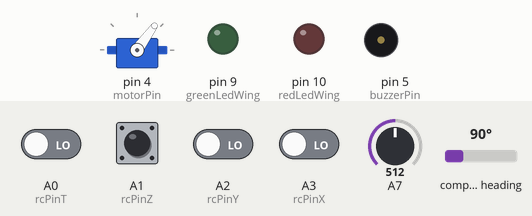
Bench run of a sketch on a simulated Arduino Nano, built with avr-gcc and run on an emulated ATmega328P. Shown: servo, output pins drawn as LEDs (lit = HIGH), buzzer (waves = sounding, pin HIGH). Inputs (shaded band) come from the test bench; at power-on: A0 (rcPinT), A1 (rcPinZ), A2 (rcPinY), A3 (rcPinX) LOW, A7 = 512, compass heading 90°.

Above: at 1.7 s.
1.8 s: A7 set to 491
3.3 s: A7 set to 464
At 4.5 s:
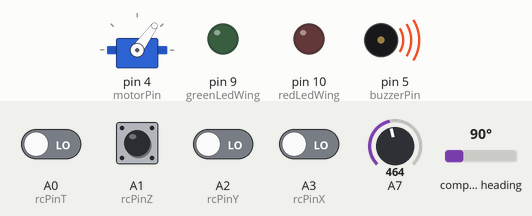
4.8 s: A7 set to 511
At 6.0 s:
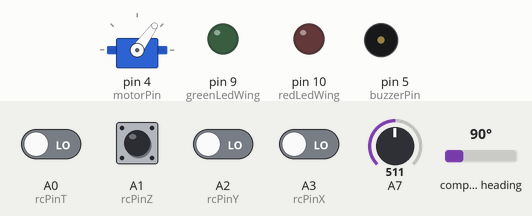
6.3 s: A7 set to 350
At 7.5 s:
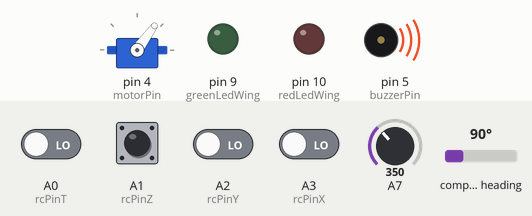
7.8 s: A1 (rcPinZ) pulsed HIGH 2 times (0.12 s each, 0.3 s apart)
At 8.4 s:
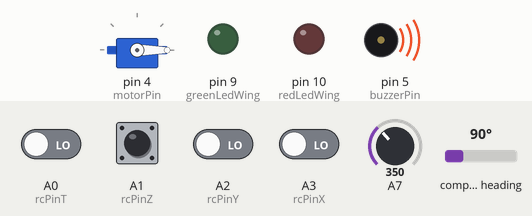
9.9 s: A7 set to 331
11.4 s: A7 set to 303
At 12.0 s:
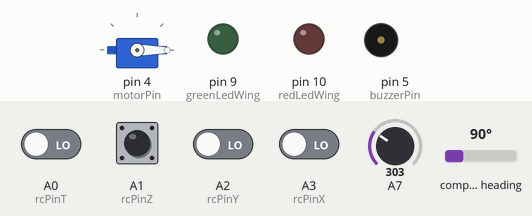
Timing chart, 0 to 13.9 s (numbered marks = the images above; inputs shaded):
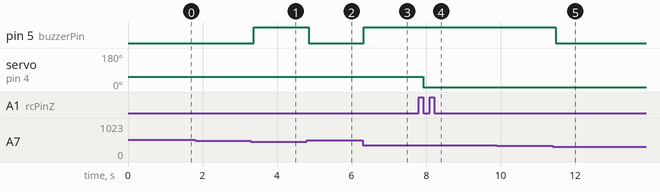

Measured:
- the behaviour switches between 477 and 476 on A7 (found by bisection; images 0 and 1)
- the behaviour switches between 320 and 319 on A7 (found by bisection; images 4 and 5)
- after the input at 1.8 s, every drawn part: stays the same
- after the input at 3.3 s, pin 5 (buzzerPin): LOW → HIGH after 0.07 s
- after the input at 4.8 s, pin 5 (buzzerPin): HIGH → LOW after 0.05 s
- after the input at 6.3 s, pin 5 (buzzerPin): LOW → HIGH at once
- after the input at 7.8 s, servo on pin 4 (motorPin): 54° → 0° after 0.12 s
- after the input at 9.9 s, every drawn part: stays the same
- after the input at 11.4 s, pin 5 (buzzerPin): HIGH → LOW after 0.08 s

The sketch:

MonocopterControl49_OnlyMotorDeFloat.ino
```cpp
#define rcPinX A3   // Connected to CH1 of Transmitter
#define rcPinY A2   // Connected to CH2 of transmitter
#define rcPinZ A1   // Connected to CH3 of transmitter
#define rcPinT A0
// The motor is controlled directly from the receiver, independently of the Arduino
#define buzzerPin 5
#define motorPin 4
#define greenLedWing 9
#define redLedWing 10
//#include <Servo.h>
#include "ServoTimer2.h"
#include <QMC5883L.h>
#include <Wire.h>

#include "PinChangeInterrupt.h"

QMC5883L compass;
//Servo motor;
ServoTimer2 motor;
int x_mid = 1520; // Check the middle value on your transmitter
int y_mid = 1500;
int z_min = 1100;
int t_min = 1100;
int heading;
volatile int x = x_mid;
volatile int y = y_mid;
volatile int z = z_min;
volatile int t = t_min;
float flight_bearing;
float current_bearing;
float flight_magnitude = 0;
float x_vec = 0;
float y_vec = 0;

int safety;


volatile int prev_time_x = 0;
volatile int prev_time_y = 0;
volatile int prev_time_z = 0;
volatile int prev_time_t = 0;

//int default_angle_wing = 70;
//int servo_angle_wing = default_angle_wing;
int motor_power;

float flap_constant = 0.6;
float voltageReading = 0;
int cycleCounter = 0;
#define cycleDelay 60

/*
bool rotation_reset = false;
unsigned long rotation_start_time;
float previous_last_rotation_time;
float last_rotation_time;
float predicted_rotation_time;
float current_rotation_progress;
*/

void setup() {
  pinMode(rcPinX, INPUT);
  pinMode(rcPinY, INPUT);
  pinMode(rcPinZ, INPUT);
  pinMode(buzzerPin, OUTPUT);
  //pinMode(greenLedWing, OUTPUT);
  //pinMode(redLedWing, OUTPUT);

  motor.attach(motorPin);
  motor.write(z_min);
  Wire.begin();
  compass.init();
  compass.setSamplingRate(200);

  //Serial.begin(9600);

  attachPCINT(digitalPinToPCINT(rcPinX), rising_x, RISING); //  PWM values from the receiver are read using pin change interrupts
  attachPCINT(digitalPinToPCINT(rcPinY), rising_y, RISING);
  attachPCINT(digitalPinToPCINT(rcPinZ), rising_z, RISING);
  attachPCINT(digitalPinToPCINT(rcPinT), rising_t, RISING);
  delay(500);

}

void loop() {

  if (cycleCounter == cycleDelay) {                                           //  A section of code executed every (cycleDelay)th cycle,
    voltageReading = analogRead(A7)*0.01565;                                  //  here it checks if the battery voltage (measured by a
    //Serial.println(voltageReading);                                         //  potential divider) is within the safe range, if I
    if (voltageReading > 5.00 and voltageReading < 7.45 and t < 1200) {     //  want it to check (I use Channel T for this)
      digitalWrite(buzzerPin, HIGH);
    }
    else if (voltageReading > 10 and voltageReading < 11.4 and t < 1200) {
      digitalWrite(buzzerPin, HIGH);
    }
    else {
      digitalWrite(buzzerPin, LOW);
    }
    cycleCounter = 0;
  }

  else {
    cycleCounter++;
  }


  x_vec = x_mid - x;
  y_vec = y_mid - y;

  heading = compass.readHeading();

  if (heading == 0) {

  }

  /*else if (heading >= 270 and heading <=360 and rotation_reset == true) {
    previous_last_rotation_time = last_rotation_time;
    last_rotation_time = millis() - rotation_start_time;
    rotation_start_time = millis();
    rotation_reset = false;
    //Serial.println("At 360");
  }

  else if (heading >= 90 and heading <= 180 and rotation_reset == false) {
    rotation_reset = true;
    //Serial.println("At 180");
  }

  else {}


  //predicted_rotation_time = float(float(last_rotation_time) * float(float(last_rotation_time) / float(previous_last_rotation_time)));
  //predicted_rotation_time = long(sq(last_rotation_time)) / previous_last_rotation_time; //long needed for sq
  predicted_rotation_time = last_rotation_time * (last_rotation_time / previous_last_rotation_time);

  current_rotation_progress = (float(millis() - rotation_start_time) / float(predicted_rotation_time));

  current_bearing = 360 - (360 * current_rotation_progress);

  current_bearing = constrain(current_bearing, 0, 360);
  */

  else {
    current_bearing = heading;
  }

  //Serial.println(current_bearing);

  safety = map(t, 1450, 1570, 0, 4);
  safety = map(safety, 0, 4, 0, 255);
  safety = constrain(safety, 0, 255);

  //  North-South indicator LEDs on the tip of the wing:
  if (current_bearing >= 0 and current_bearing < 180) {
    analogWrite(greenLedWing, safety);
    analogWrite(redLedWing, 0);
  }

  else if (current_bearing >= 180 and current_bearing <= 360) {
    analogWrite(redLedWing, safety);
    analogWrite(greenLedWing, 0);
  }

  else {
    analogWrite(greenLedWing, 0);
    analogWrite(redLedWing, 0);
  }


  flight_magnitude = sqrt(sq(x_vec) + sq(y_vec));
  flight_magnitude = constrain(flight_magnitude, 0, 360);
  //  To make sure that moving the stick on the transmitter diagonally does not result in a greater flight_magnitude


  if ((x_vec >= 0) && (y_vec >= 0)){
    flight_bearing = 90 - (57.29578 * atan(y_vec / x_vec));
  }

  else if ((x_vec >= 0) && (y_vec < 0)){
    flight_bearing = 90 + (57.29578 * atan(y_vec / - x_vec));
  }

  else if ((x_vec < 0) && (y_vec >= 0)){
    flight_bearing = 270 + (57.29578 * atan(y_vec / - x_vec));
  }

  else if ((x_vec < 0) && (y_vec < 0)){
    flight_bearing = 270 - (57.29578 * atan(y_vec / x_vec));
  }

  //Serial.println(flight_bearing);
  //Serial.println(flight_magnitude);

  if (flight_magnitude > 40) {
    //servo_angle_wing = default_angle_wing - (flap_constant * flight_magnitude * sin(0.01745329 * (current_bearing - flight_bearing) + 3.14159));
    motor_power = z - (flap_constant * flight_magnitude * sin(0.01745329 * (current_bearing - flight_bearing) + 3.14159 + 1.5708));
  }

  else if (flight_magnitude <= 40) {
    //servo_angle_wing = default_angle_wing;
    motor_power = z;
  }

  //motor.writeMicroseconds(motor_power);
  motor.write(motor_power);
  //Serial.println(motor_power);

}

// The pin change interrupt service routines
void rising_x() {
  attachPCINT(digitalPinToPCINT(rcPinX), falling_x, FALLING);
  prev_time_x = micros();
}
void falling_x() {
  attachPCINT(digitalPinToPCINT(rcPinX), rising_x, RISING);
  x = micros()-prev_time_x;
}
void rising_y() {
  attachPCINT(digitalPinToPCINT(rcPinY), falling_y, FALLING);
  prev_time_y = micros();
}
void falling_y() {
  attachPCINT(digitalPinToPCINT(rcPinY), rising_y, RISING);
  y = micros()-prev_time_y;
}
void rising_z() {
  attachPCINT(digitalPinToPCINT(rcPinZ), falling_z, FALLING);
  prev_time_z = micros();
}
void falling_z() {
  attachPCINT(digitalPinToPCINT(rcPinZ), rising_z, RISING);
  z = micros()-prev_time_z;
}
void rising_t() {
  attachPCINT(digitalPinToPCINT(rcPinT), falling_t, FALLING);
  prev_time_t = micros();
}
void falling_t() {
  attachPCINT(digitalPinToPCINT(rcPinT), rising_t, RISING);
  t = micros()-prev_time_t;
}
```
